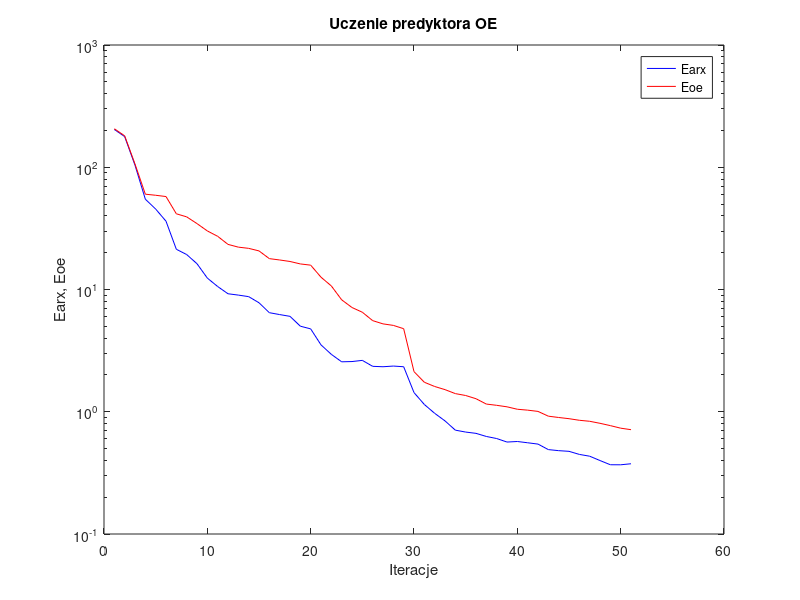
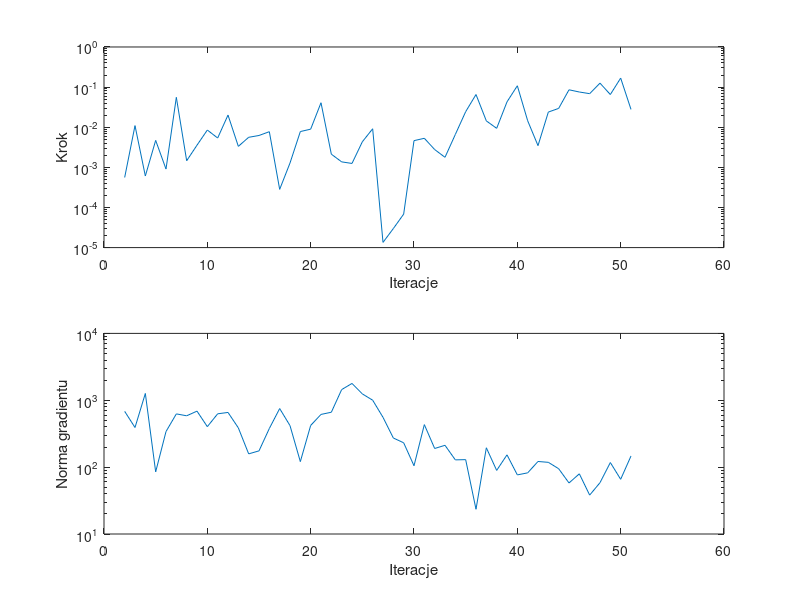

Source code (MATLAB) for these figures, in order:
%uczenie predyktora oe
clear all;
n=0; farx(n+1)=2.037472e+002; foe(n+1)=2.064154e+002; wspucz(n+1)=0.000000e+000; ng(n+1)=0.000000e+000;
%odnowa zmiennej metryki
n=1; farx(n+1)=1.781150e+002; foe(n+1)=1.808221e+002; krok(n+1)=5.591620e-004; ng(n+1)=6.826675e+002;
n=2; farx(n+1)=1.038941e+002; foe(n+1)=1.062113e+002; krok(n+1)=1.097075e-002; ng(n+1)=3.914786e+002;
n=3; farx(n+1)=5.479089e+001; foe(n+1)=6.021268e+001; krok(n+1)=6.089906e-004; ng(n+1)=1.264166e+003;
n=4; farx(n+1)=4.550299e+001; foe(n+1)=5.899872e+001; krok(n+1)=4.696827e-003; ng(n+1)=8.496536e+001;
n=5; farx(n+1)=3.620340e+001; foe(n+1)=5.759331e+001; krok(n+1)=9.064776e-004; ng(n+1)=3.403194e+002;
n=6; farx(n+1)=2.132831e+001; foe(n+1)=4.162391e+001; krok(n+1)=5.560984e-002; ng(n+1)=6.254200e+002;
n=7; farx(n+1)=1.931705e+001; foe(n+1)=3.928568e+001; krok(n+1)=1.460933e-003; ng(n+1)=5.859462e+002;
n=8; farx(n+1)=1.625153e+001; foe(n+1)=3.460226e+001; krok(n+1)=3.568597e-003; ng(n+1)=6.876613e+002;
n=9; farx(n+1)=1.239754e+001; foe(n+1)=3.013942e+001; krok(n+1)=8.510569e-003; ng(n+1)=4.029643e+002;
n=10; farx(n+1)=1.057653e+001; foe(n+1)=2.723499e+001; krok(n+1)=5.381741e-003; ng(n+1)=6.273075e+002;
n=11; farx(n+1)=9.229112e+000; foe(n+1)=2.339102e+001; krok(n+1)=2.008899e-002; ng(n+1)=6.574418e+002;
n=12; farx(n+1)=9.000464e+000; foe(n+1)=2.220736e+001; krok(n+1)=3.334617e-003; ng(n+1)=3.865278e+002;
n=13; farx(n+1)=8.742324e+000; foe(n+1)=2.170806e+001; krok(n+1)=5.608389e-003; ng(n+1)=1.579325e+002;
n=14; farx(n+1)=7.790131e+000; foe(n+1)=2.068787e+001; krok(n+1)=6.227174e-003; ng(n+1)=1.750754e+002;
n=15; farx(n+1)=6.461398e+000; foe(n+1)=1.788522e+001; krok(n+1)=7.737158e-003; ng(n+1)=3.783851e+002;
n=16; farx(n+1)=6.235792e+000; foe(n+1)=1.744046e+001; krok(n+1)=2.825558e-004; ng(n+1)=7.516397e+002;
n=17; farx(n+1)=6.031834e+000; foe(n+1)=1.695203e+001; krok(n+1)=1.282071e-003; ng(n+1)=4.177202e+002;
n=18; farx(n+1)=5.011094e+000; foe(n+1)=1.618770e+001; krok(n+1)=7.799544e-003; ng(n+1)=1.208993e+002;
n=19; farx(n+1)=4.763791e+000; foe(n+1)=1.581892e+001; krok(n+1)=8.948804e-003; ng(n+1)=4.202403e+002;
n=20; farx(n+1)=3.524438e+000; foe(n+1)=1.260812e+001; krok(n+1)=4.076532e-002; ng(n+1)=6.141376e+002;
n=21; farx(n+1)=2.947829e+000; foe(n+1)=1.069412e+001; krok(n+1)=2.129131e-003; ng(n+1)=6.620988e+002;
n=22; farx(n+1)=2.561982e+000; foe(n+1)=8.233337e+000; krok(n+1)=1.369522e-003; ng(n+1)=1.444490e+003;
n=23; farx(n+1)=2.574315e+000; foe(n+1)=7.122920e+000; krok(n+1)=1.250908e-003; ng(n+1)=1.784493e+003;
n=24; farx(n+1)=2.631763e+000; foe(n+1)=6.516439e+000; krok(n+1)=4.336062e-003; ng(n+1)=1.245333e+003;
n=25; farx(n+1)=2.352838e+000; foe(n+1)=5.563830e+000; krok(n+1)=9.150227e-003; ng(n+1)=1.001965e+003;
%odnowa zmiennej metryki
n=26; farx(n+1)=2.334418e+000; foe(n+1)=5.234241e+000; krok(n+1)=1.348707e-005; ng(n+1)=5.557173e+002;
n=27; farx(n+1)=2.364603e+000; foe(n+1)=5.086450e+000; krok(n+1)=2.981309e-005; ng(n+1)=2.726228e+002;
n=28; farx(n+1)=2.334726e+000; foe(n+1)=4.779714e+000; krok(n+1)=6.831655e-005; ng(n+1)=2.311959e+002;
n=29; farx(n+1)=1.434733e+000; foe(n+1)=2.129055e+000; krok(n+1)=4.629191e-003; ng(n+1)=1.048477e+002;
n=30; farx(n+1)=1.146789e+000; foe(n+1)=1.743173e+000; krok(n+1)=5.296999e-003; ng(n+1)=4.322913e+002;
n=31; farx(n+1)=9.710593e-001; foe(n+1)=1.609414e+000; krok(n+1)=2.778799e-003; ng(n+1)=1.900509e+002;
n=32; farx(n+1)=8.419331e-001; foe(n+1)=1.516990e+000; krok(n+1)=1.779752e-003; ng(n+1)=2.120011e+002;
n=33; farx(n+1)=7.071173e-001; foe(n+1)=1.407333e+000; krok(n+1)=6.606617e-003; ng(n+1)=1.283898e+002;
n=34; farx(n+1)=6.821413e-001; foe(n+1)=1.358026e+000; krok(n+1)=2.440235e-002; ng(n+1)=1.293945e+002;
n=35; farx(n+1)=6.657111e-001; foe(n+1)=1.278236e+000; krok(n+1)=6.533169e-002; ng(n+1)=2.343452e+001;
n=36; farx(n+1)=6.278803e-001; foe(n+1)=1.155791e+000; krok(n+1)=1.438335e-002; ng(n+1)=1.947111e+002;
n=37; farx(n+1)=6.038910e-001; foe(n+1)=1.128887e+000; krok(n+1)=9.385969e-003; ng(n+1)=8.933834e+001;
n=38; farx(n+1)=5.651597e-001; foe(n+1)=1.097446e+000; krok(n+1)=4.285764e-002; ng(n+1)=1.526294e+002;
n=39; farx(n+1)=5.710678e-001; foe(n+1)=1.048221e+000; krok(n+1)=1.079418e-001; ng(n+1)=7.655020e+001;
n=40; farx(n+1)=5.575606e-001; foe(n+1)=1.030683e+000; krok(n+1)=1.450364e-002; ng(n+1)=8.212412e+001;
n=41; farx(n+1)=5.438531e-001; foe(n+1)=1.006548e+000; krok(n+1)=3.475615e-003; ng(n+1)=1.214698e+002;
n=42; farx(n+1)=4.902376e-001; foe(n+1)=9.200934e-001; krok(n+1)=2.387143e-002; ng(n+1)=1.179733e+002;
n=43; farx(n+1)=4.805653e-001; foe(n+1)=8.975440e-001; krok(n+1)=2.946581e-002; ng(n+1)=9.469741e+001;
n=44; farx(n+1)=4.745112e-001; foe(n+1)=8.776270e-001; krok(n+1)=8.571529e-002; ng(n+1)=5.795677e+001;
n=45; farx(n+1)=4.478248e-001; foe(n+1)=8.516461e-001; krok(n+1)=7.549232e-002; ng(n+1)=7.942313e+001;
n=46; farx(n+1)=4.329131e-001; foe(n+1)=8.356469e-001; krok(n+1)=6.863735e-002; ng(n+1)=3.815969e+001;
n=47; farx(n+1)=3.989594e-001; foe(n+1)=8.044421e-001; krok(n+1)=1.255673e-001; ng(n+1)=5.856138e+001;
n=48; farx(n+1)=3.685626e-001; foe(n+1)=7.701604e-001; krok(n+1)=6.528949e-002; ng(n+1)=1.171346e+002;
n=49; farx(n+1)=3.682622e-001; foe(n+1)=7.339462e-001; krok(n+1)=1.677703e-001; ng(n+1)=6.578157e+001;
n=50; farx(n+1)=3.755157e-001; foe(n+1)=7.134053e-001; krok(n+1)=2.779047e-002; ng(n+1)=1.467067e+002;

figure; semilogy(farx,'b'); hold on; semilogy(foe,'r'); xlabel('Iteracje'); ylabel('Earx, Eoe'); legend('Earx','Eoe'); title('Uczenie predyktora OE');
figure; subplot(2,1,1); semilogy(krok); xlabel('Iteracje'); ylabel('Krok');
subplot(2,1,2); semilogy(ng); xlabel('Iteracje'); ylabel('Norma gradientu');
Earx=farx(n+1)
Eoe=foe(n+1)
